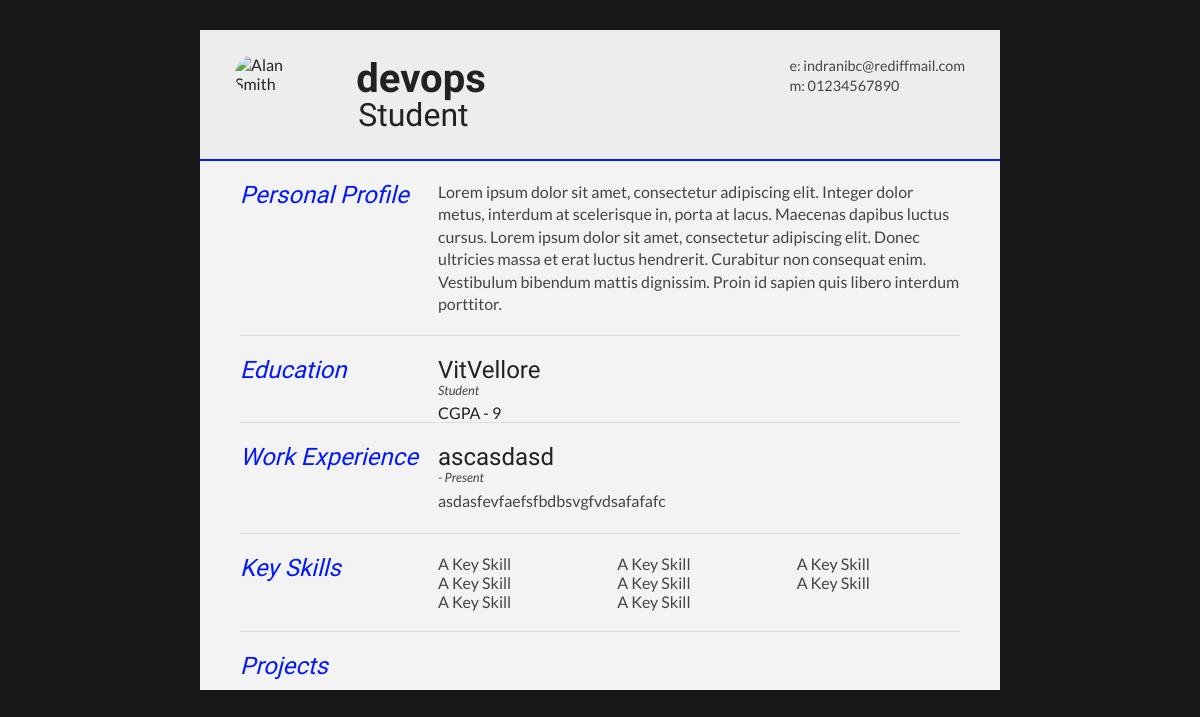
Page /resume (signed in) on the committed database.
### resume/models.py (models this page shows, shortened)
class user(db.Model,UserMixin):
    id = db.Column(db.Integer, primary_key=True)
    username = db.Column(db.String(20),unique=True,nullable=False)
    email = db.Column(db.String(120),unique=True,nullable=False)
    image_file = db.Column(db.String(20),nullable=False,default='default.jpg')
    password =  db.Column(db.String(60),nullable=False)
    posts= db.relationship('posts',backref='author',lazy=True)
    education = db.relationship('education',backref='edu',lazy=True)
    experience = db.relationship('experience',backref='exp',lazy=True)
    projects = db.relationship('projects',backref='pro',lazy=True)

class education(db.Model):
    id = db.Column(db.Integer, primary_key=True)
    name = db.Column(db.String(100),nullable=False)
    start = db.Column(db.DateTime,nullable=False,default=datetime.utcnow())
    end = db.Column(db.DateTime,nullable=False,default=datetime.utcnow())
    cgpa = db.Column(db.Integer,nullable=False)
    user_id= db.Column(db.Integer,db.ForeignKey('user.id'),nullable=False)

class experience(db.Model):
    id = db.Column(db.Integer, primary_key=True)
    company = db.Column(db.String(100),nullable=False)
    position = db.Column(db.String(100),nullable=False)
    startexp = db.Column(db.DateTime,nullable=False,default=datetime.utcnow())
    endexp = db.Column(db.DateTime,nullable=False,default=datetime.utcnow())
    content = db.Column(db.Text,nullable=False)
    user_id= db.Column(db.Integer,db.ForeignKey('user.id'),nullable=False)

### resume/routes.py (the view)
@app.route("/resume",methods=["GET","POST"])
@login_required
def resumeview():
    edu = education.query.filter_by(edu=current_user).all()
    exp = experience.query.filter_by(exp=current_user).all()
    pro = projects.query.filter_by(pro=current_user).all()
    return render_template("resume.html",edu=edu,exp=exp)

### resume/models.py (called while the page is built)
@login_manager.user_loader
def load_user(id):
    return user.query.get(int(id))

### resume/templates/resume.html (shortened to what this page needs)
<!DOCTYPE html>
<html>
<head>
<link type="text/css" rel="stylesheet" href="../static/resume.css">
</head>
<body id="top">
<div id="cv" class="instaFade">
	<div class="mainDetails">
		<div id="headshot" class="quickFade">
			<img src="#" alt="Alan Smith" />
		</div>
		<div id="name">
			<h1 class="quickFade delayTwo">{{ current_user.username }}</h1>
			<h2 class="quickFade delayThree">Student</h2>
		</div>
		<div id="contactDetails" class="quickFade delayFour">
			<ul>
				<li>e: <a href="#" target="_blank"> {{ current_user.email }}</a></li>
				<li>m: 01234567890</li>
			</ul>
		</div>
	</div>
	<div id="mainArea" class="quickFade delayFive">
		<section>
			<article>
				<div class="sectionTitle">
					<h1>Personal Profile</h1>
				</div>
				<div class="sectionContent">
					<p>Lorem ipsum dolor sit amet, consectetur adipiscing elit. Integer dolor metus, interdum at scelerisque in, porta at lacus. Maecenas dapibus luctus cursus. Lorem ipsum dolor sit amet, consectetur adipiscing elit. Donec ultricies massa et erat luctus hendrerit. Curabitur non consequat enim. Vestibulum bibendum mattis dignissim. Proin id sapien quis libero interdum porttitor.</p>
				</div>
			</article>
		</section>
		<section>
			<div class="sectionTitle">
				<h1>Education</h1>
			</div>
			<div class="sectionContent">
				{% for education in edu %}
				<article>
					<h2>{{ education.name }}</h2>
					<p class="subDetails">Student</p>
					<h3>CGPA - {{ education.cgpa }}</h3>
				</article>
				{% endfor %}
			</div>
		</section>
		<section>
			<div class="sectionTitle">
				<h1>Work Experience</h1>
			</div>
			<div class="sectionContent">
				{%  for experience in exp %}
				<article>
					<h2>{{ experience.company }}</h2>
					<p class="subDetails">{{ exp.startexp }} - Present</p>
					<p>{{ experience.content }}</p>
				</article>
				{% endfor %}
			</div>
		</section>
		<section>
			<div class="sectionTitle">
				<h1>Key Skills</h1>
			</div>
			<div class="sectionContent">
				<ul class="keySkills">
					<li>A Key Skill</li>
					<li>A Key Skill</li>
					<li>A Key Skill</li>
					<li>A Key Skill</li>
					<li>A Key Skill</li>
					<li>A Key Skill</li>
					<li>A Key Skill</li>
					<li>A Key Skill</li>
				</ul>
			</div>
		</section>
		<section>
			<div class="sectionTitle">
					<h1>Projects</h1>
			</div>
		</section>
	</div>
</div>
</body>
</html>

### resume/static/resume.css (style rules this page uses)
html,body,div,span,object,iframe,h1,h2,h3,h4,h5,h6,p,blockquote,pre,abbr,address,cite,code,del,dfn,em,img,ins,kbd,q,samp,small,strong,sub,sup,var,b,i,dl,dt,dd,ol,ul,li,fieldset,form,label,legend,table,caption,tbody,tfoot,thead,tr,th,td,article,aside,canvas,details,figcaption,figure,footer,header,hgroup,menu,nav,section,summary,time,mark,audio,video { border:0; font:inherit; font-size:100%; margin:0; padding:0; vertical-align:baseline; height: auto; }
article,aside,details,figcaption,figure,footer,header,hgroup,menu,nav,section { display:block; }
html, body { background: #181818; font-family: 'Lato', helvetica, arial, sans-serif; font-size: 16px; color: #222; }
p { font-size: 1em; line-height: 1.4em; margin-bottom: 20px; color: #444; }
#cv { width: 100%; max-width: 800px; background: #f3f3f3; margin: 30px auto; height: auto; }
.mainDetails { padding: 25px 35px; border-bottom: 2px solid #0318fc; background: #ededed; }
#name h1 { font-size: 2.5em; font-weight: 700; font-family: 'Rokkitt', Helvetica, Arial, sans-serif; margin-bottom: -6px; }
#name h2 { font-size: 2em; margin-left: 2px; font-family: 'Rokkitt', Helvetica, Arial, sans-serif; }
#mainArea { padding: 0 40px; }
#headshot { width: 12.5%; float: left; margin-right: 30px; }
#headshot img { width: 100%; height: auto; -webkit-border-radius: 50px; border-radius: 50px; }
#name { float: left; }
#contactDetails { float: right; }
#contactDetails ul { list-style-type: none; font-size: 0.9em; margin-top: 2px; }
#contactDetails ul li { margin-bottom: 3px; color: #444; }
#contactDetails ul li a, a[href^=tel] { color: #444; text-decoration: none; -webkit-transition: all .3s ease-in; -moz-transition: all .3s ease-in; -o-transition: all .3s ease-in; -ms-transition: all .3s ease-in; transition: all .3s ease-in; }
section { border-top: 1px solid #dedede; padding: 20px 0 0; }
section:first-child { border-top: 0; }
section:last-child { padding: 20px 0 10px; }
.sectionTitle { float: left; width: 25%; }
.sectionContent { float: right; width: 72.5%; }
.sectionTitle h1 { font-family: 'Rokkitt', Helvetica, Arial, sans-serif; font-style: italic; font-size: 1.5em; color: #0318fc; }
.sectionContent h2 { font-family: 'Rokkitt', Helvetica, Arial, sans-serif; font-size: 1.5em; margin-bottom: -2px; }
.subDetails { font-size: 0.8em; font-style: italic; margin-bottom: 3px; }
.keySkills { list-style-type: none; -moz-column-count:3; -webkit-column-count:3; column-count:3; margin-bottom: 20px; font-size: 1em; color: #444; }
.instaFade { -webkit-animation-name: reset, fade-in; -webkit-animation-duration: 0.5s; -webkit-animation-timing-function: ease-in; -moz-animation-name: reset, fade-in; -moz-animation-duration: 0.5s; -moz-animation-timing-function: ease-in; animation-name: reset, fade-in; animation-duration: 0.5s; animation-timing-function: ease-in; }
.quickFade { -webkit-animation-name: reset, fade-in; -webkit-animation-duration: 0.5s; -webkit-animation-timing-function: ease-in; -moz-animation-name: reset, fade-in; -moz-animation-duration: 0.5s; -moz-animation-timing-function: ease-in; animation-name: reset, fade-in; animation-duration: 0.5s; animation-timing-function: ease-in; }
.delayTwo { -webkit-animation-delay: 0, 1s; -moz-animation-delay: 0, 1s; animation-delay: 0, 1s; }
.delayThree { -webkit-animation-delay: 0, 0.5s; -moz-animation-delay: 0, 0.5s; animation-delay: 0, 0.5s; }
.delayFour { -webkit-animation-delay: 0, 2s; -moz-animation-delay: 0, 2s; animation-delay: 0, 2s; }
.delayFive { -webkit-animation-delay: 0, 0.5s; -moz-animation-delay: 0, 0.5s; animation-delay: 0, 0.5s; }

### rows in the picture
user: username "devops", email "indranibc@rediffmail.com"
education: name "VitVellore", cgpa "9"
experience: company "ascasdasd", content "asdasfevfaefsfbdbsvgfvdsafafafc"
